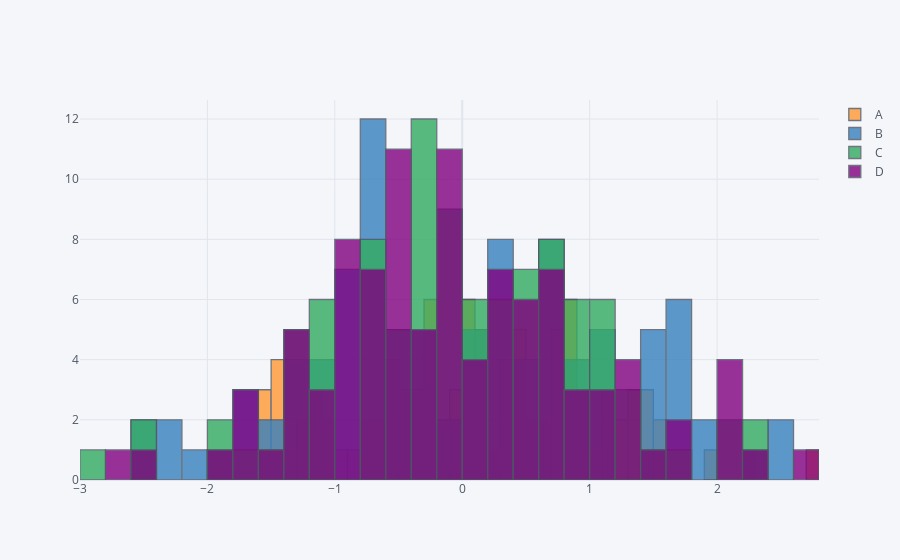

The notebook cell saved with this chart:
### Code cell
df.iplot(kind='hist',bins=50)
